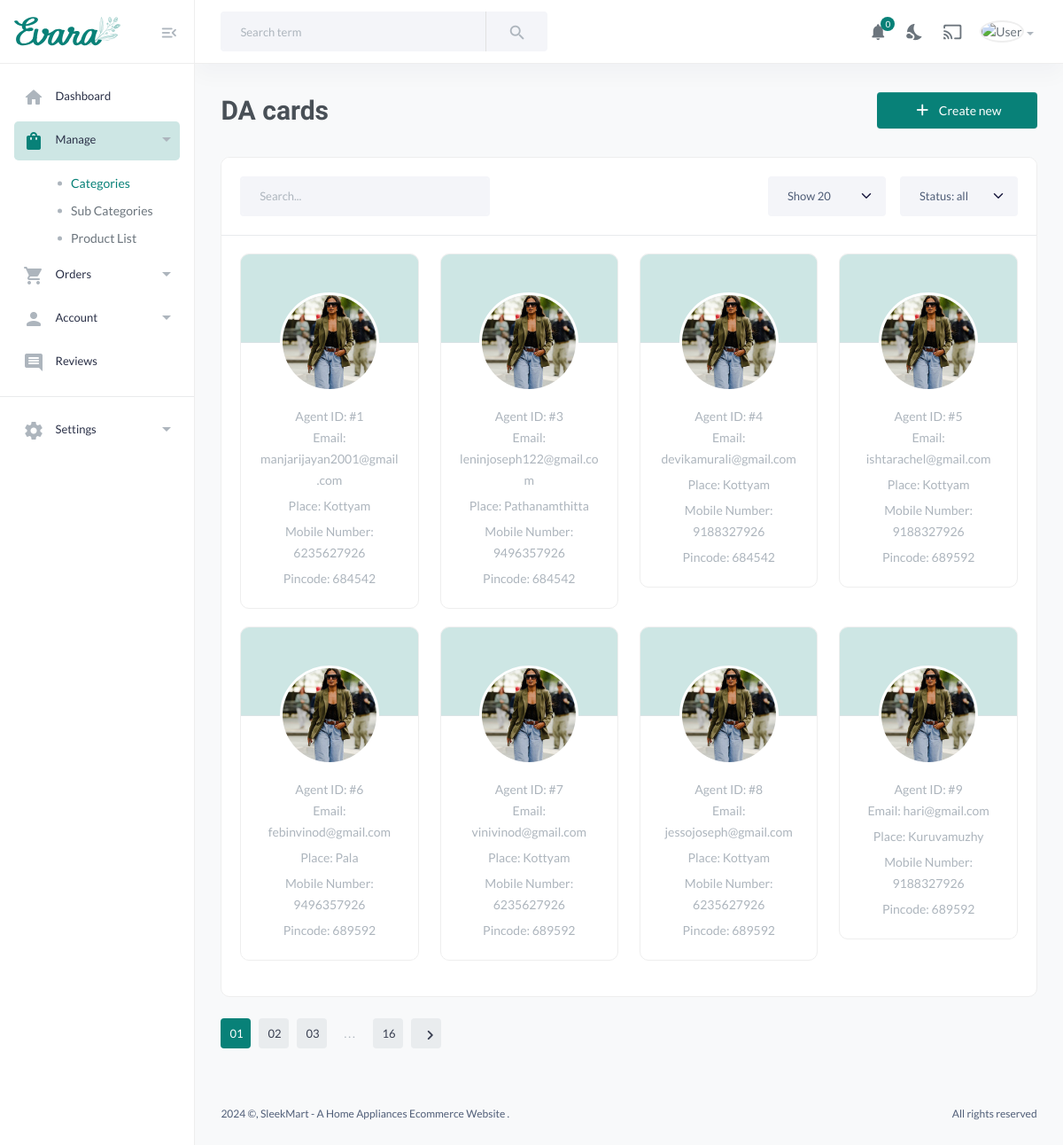
/view_da, run on the app's committed database.
### dashboard/models.py (models this page shows, shortened)
class DeliveryAgent(models.Model):
    user = models.OneToOneField(CustomUser, on_delete=models.CASCADE)
    place = models.CharField(max_length=100, blank=True, null=True)
    pincode = models.CharField(max_length=10, blank=True, null=True)
    location = models.CharField(max_length=100, blank=True, null=True)
    assigned_seller = models.ForeignKey(Seller, on_delete=models.CASCADE, null=True, blank=True)
    latitude = models.DecimalField(max_digits=9, decimal_places=6, null=True, blank=True)
    longitude = models.DecimalField(max_digits=9, decimal_places=6, null=True, blank=True)
    distance = models.FloatField(null=True, blank=True)
    is_available = models.BooleanField(default=True)

class CustomUser(AbstractBaseUser, PermissionsMixin):
    USER_ROLES = (
        ('customer', 'Customer'),
        ('seller', 'Seller'),
        ('admin', 'Admin'),
        ('delivery_agent', 'Delivery Agent'),
    )
    email = models.EmailField(unique=True)
    name = models.CharField(max_length=100,null=True, blank=True)
    mobile = models.CharField(max_length=15, blank=True, null=True)
    profile_pic = models.ImageField(upload_to='profile_pics/', blank=True, null=True)
    address = models.TextField(blank=True, null=True)
    is_active = models.BooleanField(default=True)
    is_staff = models.BooleanField(default=False)
    date_joined = models.DateTimeField(default=timezone.now)
    role = models.CharField(max_length=15, choices=USER_ROLES, blank=True, null=True,default='customer')
    objects = CustomUserManager()
    USERNAME_FIELD = 'email'
    REQUIRED_FIELDS = ['name']

### dashboard/views.py (the view)
# urls.py: path('view_da', views.view_da, name='view_da'),
def view_da(request):
    delivery_agents = DeliveryAgent.objects.all()
    context = {
        'delivery_agents': delivery_agents,
    }
    return render(request, 'MainUser/delivery_agent_list.html', context)

### templates/MainUser/delivery_agent_list.html (shortened to what this page needs)
{% load static %}
<!DOCTYPE HTML>
<html lang="en">
<head>
    <link href="{% static 'assets/css/main.css' %}" rel="stylesheet" type="text/css" />
</head>
<body>
    <aside class="navbar-aside" id="offcanvas_aside">
        <div class="aside-top">
            <a href="index.html" class="brand-wrap">
                <img src="{% static 'assets/imgs/theme/logo.svg' %}" class="logo" alt="Evara Dashboard">
            </a>
            <div>
                <button class="btn btn-icon btn-aside-minimize"> <i class="text-muted material-icons md-menu_open"></i> </button>
            </div>
        </div>
        <nav>
            <ul class="menu-aside">
                <li class="menu-item">
                    <a class="menu-link" href="{% url 'index' %}"> <i class="icon material-icons md-home"></i>
                        <span class="text">Dashboard</span>
                    </a>
                </li>
                <li class="menu-item has-submenu active">
                    <a class="menu-link" href="page-products-list.html"> <i class="icon material-icons md-shopping_bag"></i>
                        <span class="text">Manage</span>
                    </a>
                    <div class="submenu">
                        <a href="{% url 'categories' %}" class="active">Categories</a>
                        <a href="{% url 'subcategories' %}">Sub Categories</a>
                        <a href="{% url 'productlist' %}">Product List</a>
                    </div>
                </li>
                <li class="menu-item has-submenu">
                    <a class="menu-link" href="page-orders-1.html"> <i class="icon material-icons md-shopping_cart"></i>
                        <span class="text">Orders</span>
                    </a>
                </li>
                <li class="menu-item has-submenu">
                    <a class="menu-link" href="page-categories.html#"> <i class="icon material-icons md-person"></i>
                        <span class="text">Account</span>
                    </a>
                </li>
                <li class="menu-item">
                    <a class="menu-link" href=""> <i class="icon material-icons md-comment"></i>
                        <span class="text">Reviews</span>
                    </a>
                </li>
            </ul>
            <hr>
            <ul class="menu-aside">
                <li class="menu-item has-submenu">
                    <a class="menu-link" href="page-categories.html#"> <i class="icon material-icons md-settings"></i>
                        <span class="text">Settings</span>
                    </a>
                </li>
            </ul>
            <br>
            <br>
        </nav>
    </aside>
    <main class="main-wrap">
        <header class="main-header navbar">
            <div class="col-search">
                <form class="searchform">
                    <div class="input-group">
                        <input list="search_terms" type="text" class="form-control" placeholder="Search term" id="top">
                        <button class="btn btn-light bg" type="button"> <i class="material-icons md-search"></i></button>
                    </div>
                </form>
            </div>
            <div class="col-nav">
                <ul class="nav">
                    <li class="nav-item">
                        <a class="nav-link btn-icon" href="">
                            <i class="material-icons md-notifications animation-shake"></i>
                            <span class="badge rounded-pill">0</span>
                        </a>
                    </li>
                    <li class="nav-item">
                        <a class="nav-link btn-icon darkmode" href="#"> <i class="material-icons md-nights_stay"></i> </a>
                    </li>
                    <li class="nav-item">
                        <a href="#" class="requestfullscreen nav-link btn-icon"><i class="material-icons md-cast"></i></a>
                    </li>
                    <li class="dropdown nav-item">
                        <a class="dropdown-toggle" data-bs-toggle="dropdown" href="#" id="dropdownAccount" aria-expanded="false"> <img class="img-xs rounded-circle" src="{% static 'assets/imgs/people/avatar2.jpg' %}" alt="User"></a>
                    </li>
                </ul>
            </div>
        </header>
        <form method="post" id= "yourForm" enctype="multipart/form-data" >
            <section class="content-main">
                <div class="content-header">
                    <h2 class="content-title">DA cards</h2>
                    <div>
                        <a href="{%url 'add_da' %}" class="btn btn-primary"><i class="material-icons md-plus"></i> Create new</a>
                    </div>
                </div>
                <div class="card mb-4">
                    <header class="card-header">
                        <div class="row gx-3">
                            <div class="col-lg-4 col-md-6 me-auto">
                                <input type="text" placeholder="Search..." class="form-control">
                            </div>
                            <div class="col-lg-2 col-6 col-md-3">
                                <select class="form-select">
                                    <option>Show 20</option>
                                </select>
                            </div>
                            <div class="col-lg-2 col-6 col-md-3">
                                <select class="form-select">
                                    <option>Status: all</option>
                                </select>
                            </div>
                        </div>
                    </header>
                    <div class="card-body">
                        <div class="row row-cols-1 row-cols-sm-2 row-cols-lg-3 row-cols-xl-4">
                            {% for agent in delivery_agents %}
                                <div class="col">
                                    <div class="card card-user">
                                        <div class="card-header">
                                            <img class="img-md img-avatar" src="{% static 'images/women-01.jpg' %}" alt="User pic">
                                        </div>
                                        <div class="card-body">
                                            <div class="card-text text-muted">
                                                <p class="m-0">Agent ID: #{{ agent.id }}</p>
                                                <p>Email: {{agent.user.email}}</p>
                                                <p>Place: {{ agent.place }}</p>
                                                <p>Mobile Number: {{ agent.user.mobile }}</p>
                                                <p>Pincode: {{ agent.pincode }}</p>
                                            </div>
                                        </div>
                                    </div>
                                </div>
                            {% endfor %}
                        </div>
                    </div>
                </div>
                <div class="pagination-area mt-15 mb-50">
                    <nav aria-label="Page navigation example">
                        <ul class="pagination justify-content-start">
                            <li class="page-item active"><a class="page-link" href="page-sellers-cards.html#">01</a></li>
                            <li class="page-item"><a class="page-link" href="page-sellers-cards.html#">02</a></li>
                            <li class="page-item"><a class="page-link" href="page-sellers-cards.html#">03</a></li>
                            <li class="page-item"><a class="page-link dot" href="page-sellers-cards.html#">...</a></li>
                            <li class="page-item"><a class="page-link" href="page-sellers-cards.html#">16</a></li>
                            <li class="page-item"><a class="page-link" href="page-sellers-cards.html#"><i class="material-icons md-chevron_right"></i></a></li>
                        </ul>
                    </nav>
                </div>
            </section>
    </form>
        <footer class="main-footer font-xs">
            <div class="row pb-30 pt-15">
                <div class="col-sm-6">
                     ©, SleekMart - A Home Appliances Ecommerce Website .
                </div>
                <div class="col-sm-6">
                    <div class="text-sm-end">
                        All rights reserved
                    </div>
                </div>
            </div>
        </footer>
    </main>
</body>
</html>

### data on the page
DeliveryAgent: id "1", user.email "manjarijayan2001@gmail.com", place "Kottyam", user.mobile "6235627926", pincode "684542"
DeliveryAgent: id "3", user.email "leninjoseph122@gmail.com", place "Pathanamthitta", user.mobile "9496357926", pincode "684542"
DeliveryAgent: id "4", user.email "devikamurali@gmail.com", place "Kottyam", user.mobile "9188327926", pincode "684542"
DeliveryAgent: id "5", user.email "ishtarachel@gmail.com", place "Kottyam", user.mobile "9188327926", pincode "689592"
DeliveryAgent: id "6", user.email "febinvinod@gmail.com", place "Pala", user.mobile "9496357926", pincode "689592"
DeliveryAgent: id "7", user.email "vinivinod@gmail.com", place "Kottyam", user.mobile "6235627926", pincode "689592"
DeliveryAgent: id "8", user.email "jessojoseph@gmail.com", place "Kottyam", user.mobile "6235627926", pincode "689592"
DeliveryAgent: id "9", user.email "hari@gmail.com", place "Kuruvamuzhy", user.mobile "9188327926", pincode "689592"
